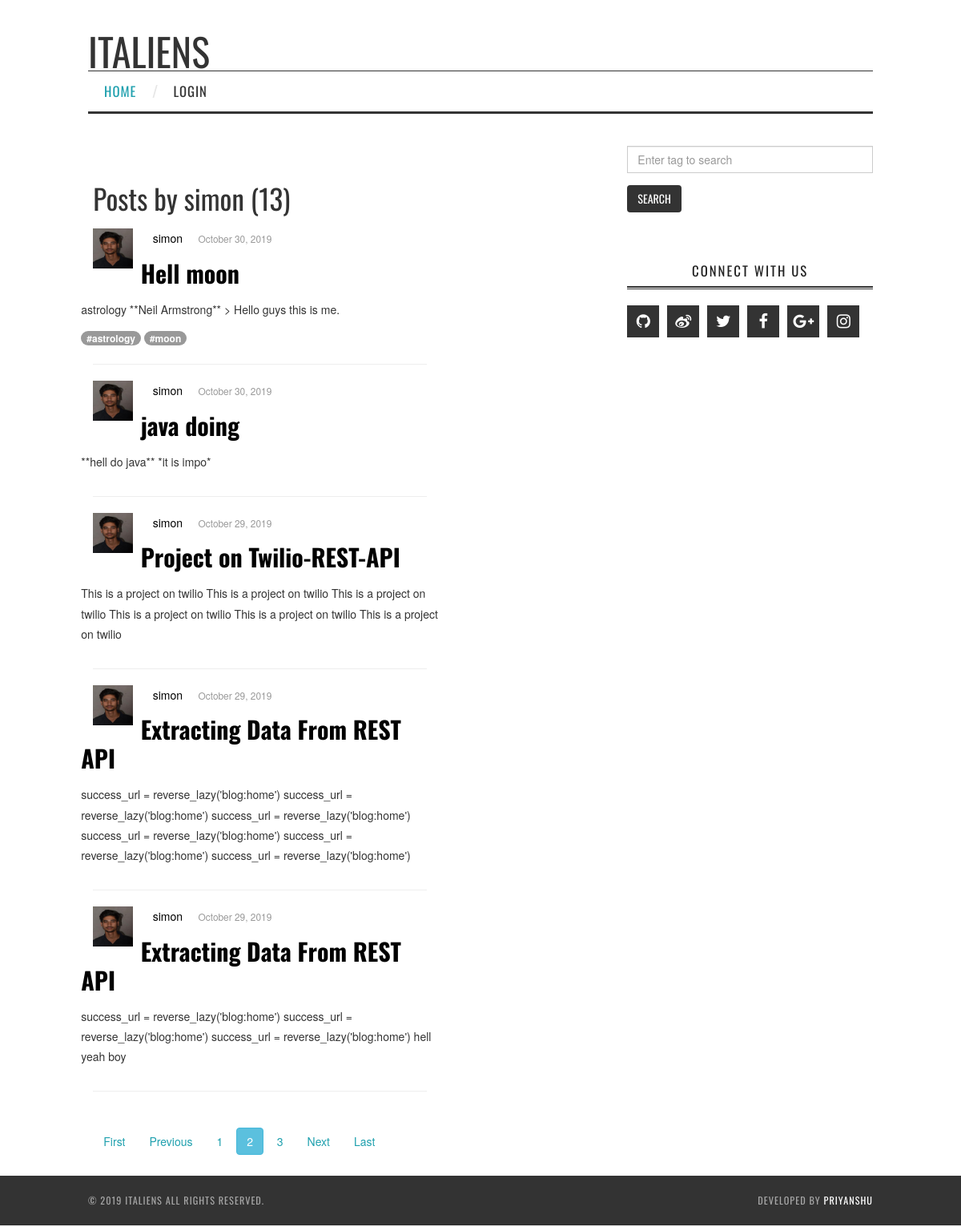
/user/simon?page=2, run on the app's committed database.
### blog/models.py (models this page shows, shortened)
class Post(models.Model):
	title = models.CharField(max_length=100)
	content = models.TextField()
	date_posted = models.DateTimeField(default=timezone.now)
	author = models.ForeignKey(User, on_delete=models.CASCADE)
	tags = TaggableManager()

### users/models.py (models this page shows, shortened)
class Profile(models.Model):
    user = models.OneToOneField(User, on_delete=models.CASCADE)
    image = models.ImageField(default='default.jpg', upload_to='profile_pics')
    '''
    def save(self, *args, **kwargs):
        super().save(*args, **kwargs)
        #Profile.objects.get_or_create(user=User)
        #Profile.save()

        img = Image.open(self.image.path)

        if img.height > 300 or img.width > 300:
            output_size = (300, 300)
            img.thumbnail(output_size)
            img.save(self.image.path)
'''

### blog/views.py (the view)
# urls.py: path('user/<str:username>', UserPostListView.as_view(), name='user-posts'),
class UserPostListView(ListView):
    model = Post
    template_name = 'blog/user_posts.html'  # <app>/<model>_<viewtype>.html
    context_object_name = 'posts'
    paginate_by = 5
    def get_queryset(self):
        user = get_object_or_404(User, username=self.kwargs.get('username'))
        return Post.objects.filter(author=user).order_by('-date_posted')

### blog/templates/blog/user_posts.html
{% extends "blog/base.html" %}
{% block content %}
    <h1 style="font-size: 35px;" class="mb-3">Posts by {{ view.kwargs.username }} ({{ page_obj.paginator.count }})</h1>
    {% for post in posts %}
    <div class="row">
      <div class="col-md-2">
        <img class="rounded-circle account-img" style="width: 50px; height: 50px;" src="{{ post.author.profile.image.url }}"></div>
        <div class="col-md-6">
    <article class="media content-section">
      <div class="media-body">
        <div class="article-metadata">
          <a class="mr-2" style="color: black;" href="{% url 'blog:user-posts' post.author.username %}">{{ post.author }}</a> &nbsp;&nbsp;&nbsp;
          <small class="text-muted">{{ post.date_posted|date:"F d, Y" }}</small>
        </div></div></article></div>
        <h2 style="font-size:30px; color: black; "><a style="color: black;" class="article-title" href="{% url 'blog:post-detail' post.id %}">{{ post.title }}</a></h2>
            <p class="article-content">{{ post.content|safe }}</p>
            {% for tag in post.tags.all %}
        <a href="{% url 'tagged' tag.slug %}" class="mr-1 badge badge-info">#{{ tag }}</a>
      {% endfor %}
          </div>
        </article><hr>
    {% endfor %}<br>
    {% if is_paginated %}
      {% if page_obj.has_previous %}
        <a class="btn btn-outline-info mb-4" href="?page=1">First</a>
        <a class="btn btn-outline-info mb-4" href="?page={{ page_obj.previous_page_number }}">Previous</a>
      {% endif %}
      {% for num in page_obj.paginator.page_range %}
        {% if page_obj.number == num %}
          <a class="btn btn-info mb-4" href="?page={{ num }}">{{ num }}</a>
        {% elif num > page_obj.number|add:'-3' and num < page_obj.number|add:'3' %}
          <a class="btn btn-outline-info mb-4" href="?page={{ num }}">{{ num }}</a>
        {% endif %}
      {% endfor %}
      {% if page_obj.has_next %}
        <a class="btn btn-outline-info mb-4" href="?page={{ page_obj.next_page_number }}">Next</a>
        <a class="btn btn-outline-info mb-4" href="?page={{ page_obj.paginator.num_pages }}">Last</a>
      {% endif %}
    {% endif %}
    <br><br>
{% endblock content %}

### blog/templates/blog/base.html (shortened to what this page needs)
{% load static %}
<!DOCTYPE html>
<html>
<head><meta name="generator" content="Hexo 3.9.0">
  <link href="//cdn.bootcss.com/font-awesome/4.6.3/css/font-awesome.min.css" rel="stylesheet">
  <link rel="stylesheet" href="{% static '/css/style.css' %}">
  <link rel="stylesheet" href="{% static 'blog/css/bootstrap.css' %}">
  <link rel="stylesheet" href="{% static 'blog/css/fashion.css' %}">
  <link rel="stylesheet" href="{% static 'blog/css/glyphs.css' %}">
</head>
<body>
  <div class="container">
    <header id="allheader" class="site-header" role="banner">
  <div class="clearfix container">
      <div class="site-branding">
          <h1 class="site-title">
              <a href="/" title="ItAliens" rel="home"> ItAliens </a>
          </h1>
          <nav id="main-navigation" class="main-navigation" role="navigation">
            <div class="clearfix sf-menu">
              <ul id="main-nav" class="menu sf-js-enabled sf-arrows"  style="touch-action: pan-y;">
                      <li class="menu-item menu-item-type-custom menu-item-object-custom menu-item-home menu-item-1663"> <a class="" href="{% url 'blog:home' %}">Home</a> </li>
            {% if user.is_authenticated %}
                      <li class="menu-item menu-item-type-custom menu-item-object-custom menu-item-home menu-item-1663"> <a class="" href="{% url 'blog:post-create' %}">Create Post</a> </li>
                      <li class="menu-item menu-item-type-custom menu-item-object-custom menu-item-home menu-item-1663"> <a class="" href="{% url 'profile' %}">Profile</a> </li>
                      <li class="menu-item menu-item-type-custom menu-item-object-custom menu-item-home menu-item-1663"> <a class="" href="{% url 'logout' %}">Logout</a> </li>
            {% else %}
                      <li class="menu-item menu-item-type-custom menu-item-object-custom menu-item-home menu-item-1663"> <a class="" href="{% url 'login' %}">Login</a> </li>
            {% endif %}
              </ul>
            </div>
          </nav>
      </div>
  </div>
</header>
    <div class="row">
      <div class="col-md-8">
        <section id="main">
        <div class="">
          {% block content %}{% endblock %}
        </div>
    </section>
      </div>
      <div class="col-md-4">
        <form>
  <div class="form-group">
    <input type="text" name="tag_search" class="form-control" id="" aria-describedby="" placeholder="Enter tag to search">
  </div>
  <button type="submit" class="btn btn-dark">Search</button>
</form>
<br>
  <div class="widget-wrap">
    <h3 class="widget-title">Connect With Us</h3>
    <div class="widget widget_athemes_social_icons">
      <ul class="clearfix widget-social-icons">
        <li><a href="https://github.com/zimo117" title="Github"><i class="fa fa-github" aria-hidden="true"></i></a></li>
        <li><a href="" title="Weibo"><i class="fa fa-weibo" aria-hidden="true"></i></a></li>
        <li><a href="" title="Twitter"><i class="fa fa-twitter" aria-hidden="true"></i></a></li>
        <li><a href="https://www.facebook.com/ItAliens-557638164768269/?ref=br_rs" title="Facebook"><i class="fa fa-facebook" aria-hidden="true"></i></a></li>
        <li><a href="" title="Google-plus"><i class="fa fa-google-plus" aria-hidden="true"></i></a></li>
        <li><a href="" title="Instagram"><i class="fa fa-instagram" aria-hidden="true"></i></a></li>
      </ul>
</div>
</div>
<br>
      </div>
    </div>
  </div>
<footer id="footer" class="site-footer">
  <div class="clearfix container">
      <div class="site-info">
        &copy; 2019 ItAliens All Rights Reserved.
      </div>
      <div class="site-credit">
        Developed by <a href="https://linktr.ee/_priyanshu_panwar" target="_blank">Priyanshu</a>
      </div>
  </div>
</footer>
  <link rel="stylesheet" href="{% static 'blog/fancybox/jquery.fancybox.css' %}">
</body>
</html>

### blog/static/blog/css/style.css (style rules this page uses)
body { width: 100%; }
body:before, body:after { content: ""; display: table; }
body:after { clear: both; }
html, body, div, span, applet, object, iframe, h1, h2, h3, h4, h5, h6, p, blockquote, pre, a, abbr, acronym, address, big, cite, code, del, dfn, em, img, ins, kbd, q, s, samp, small, strike, strong, sub, sup, tt, var, dl, dt, dd, ol, ul, li, fieldset, form, label, legend, table, caption, tbody, tfoot, thead, tr, th, td { margin: 0; padding: 0; border: 0; outline: 0; font-weight: inherit; font-style: inherit; font-family: inherit; font-size: 100%; vertical-align: baseline; }
body { line-height: 1; color: #000; background: #fff; }
ol, ul { list-style: none; }
input, button { margin: 0; padding: 0; }
html, body { height: 100%; }
body { background: #fff; font: 14px Arial, Helvetica, sans-serif, "Hiragino Sans GB", "Hiragino Sans GB W3", Microsoft JhengHei; -webkit-text-size-adjust: 100%; text-rendering: optimizelegibility; }
@media screen and (min-width: 768px) { #main { display: inline; float: left; width: 64.70588235294117%; margin: 0 0.980392156862745%; } }
.archive-year, .archive-tag, .archive-category, .widget-title { text-decoration: none; text-transform: uppercase; letter-spacing: 2px; color: #999; margin-bottom: 1em; margin-left: 5px; line-height: 1em; font-weight: bold; }
.article-entry ul, .widget ul, .article-entry ol, .widget ol, .article-entry dl, .widget dl { margin: 0 20px; line-height: 1.6em; }
.article-entry ul, .widget ul { list-style: circle; }
.article-title { text-decoration: none; font-weight: bold; color: #555; line-height: 1.1em; -webkit-transition: color 0.2s; -moz-transition: color 0.2s; -ms-transition: color 0.2s; transition: color 0.2s; }
.widget-wrap { margin: 30px 0; }
.widget-title { letter-spacing: 0px; color: #222; }
.widget { color: #777; background: transparent; padding: 15px 0 0; border-top: 1px solid #333; }
.widget a { color: #555; text-decoration: none; }
.widget-social-icons li { float: left; margin: 5px 10px 5px 0; text-align: center; }
.widget { line-height: 1.6em; word-wrap: break-word; font-size: 0.9em; }
.widget ul, .widget ol { list-style: none; margin: 0; }

### blog/static/blog/css/glyphs.css (style rules this page uses)
[class^="ico-"]:before, [class*=" ico-"]:before, [class^="fa-"]:before, [class*=" fa-"]:before { font-family: "athemes-glyphs"; font-family: 'FontAwesome'; font-style: normal; font-weight: normal; speak: none; display: inline-block; text-decoration: inherit; width: 1em; margin-right: .2em; text-align: center; font-variant: normal; text-transform: none; line-height: 1em; margin-left: 0em; }

### data on the page
Post: author.profile.image (picture), author "simon", date_posted "October 30, 2019", title "Hell moon", content "astrology **Neil Armstrong** > Hello guys this is me."
Tag: name "astrology"
Tag: name "moon"
Post: author.profile.image (picture), author "simon", date_posted "October 30, 2019", title "java doing", content "**hell do java** *it is impo*"
Post: author.profile.image (picture), author "simon", date_posted "October 29, 2019", title "Project on Twilio-REST-API", content "This is a project on twilio This is a project on twilio This is a project on twilio This is a project on twilio This is a project on twilio This is a project on twilio"
Post: author.profile.image (picture), author "simon", date_posted "October 29, 2019", title "Extracting Data From REST API", content "success_url = reverse_lazy('blog:home') success_url = reverse_lazy('blog:home') success_url = reverse_lazy('blog:home') success_url = reverse_lazy('blog:home') success_url = reverse_lazy('blog:home') success_url = reverse_lazy('blog:home')"
Post: author.profile.image (picture), author "simon", date_posted "October 29, 2019", title "Extracting Data From REST API", content "success_url = reverse_lazy('blog:home') success_url = reverse_lazy('blog:home') success_url = reverse_lazy('blog:home') hell yeah boy"

### other printed values
{{ view.kwargs.username }} "simon"
{{ page_obj.paginator.count }} "13"
{{ num }} "1" "3"
{{ num }} "2"
